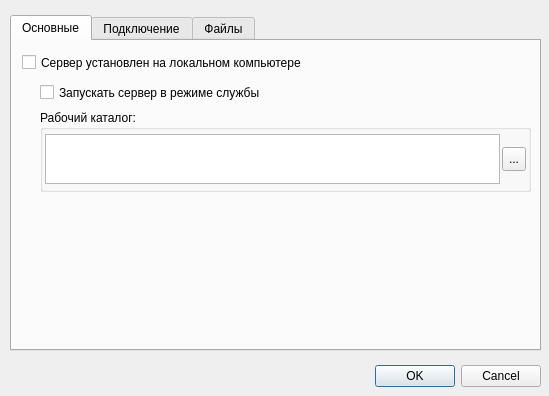
<?xml version="1.0" encoding="UTF-8"?>
<ui version="4.0">
 <class>OptionsDialog</class>
 <widget class="QDialog" name="OptionsDialog">
  <property name="geometry">
   <rect>
    <x>0</x>
    <y>0</y>
    <width>549</width>
    <height>396</height>
   </rect>
  </property>
  <property name="windowTitle">
   <string>Параметры</string>
  </property>
  <widget class="QDialogButtonBox" name="buttonBox">
   <property name="geometry">
    <rect>
     <x>10</x>
     <y>360</y>
     <width>531</width>
     <height>32</height>
    </rect>
   </property>
   <property name="orientation">
    <enum>Qt::Horizontal</enum>
   </property>
   <property name="standardButtons">
    <set>QDialogButtonBox::Cancel|QDialogButtonBox::Ok</set>
   </property>
  </widget>
  <widget class="QTabWidget" name="tabWidget">
   <property name="geometry">
    <rect>
     <x>10</x>
     <y>15</y>
     <width>531</width>
     <height>336</height>
    </rect>
   </property>
   <property name="currentIndex">
    <number>0</number>
   </property>
   <widget class="QWidget" name="tab">
    <attribute name="title">
     <string>Основные</string>
    </attribute>
    <widget class="QCheckBox" name="chkSrvLocalInstall">
     <property name="geometry">
      <rect>
       <x>10</x>
       <y>10</y>
       <width>357</width>
       <height>23</height>
      </rect>
     </property>
     <property name="text">
      <string>Сервер установлен на локальном компьютере</string>
     </property>
    </widget>
    <widget class="QGroupBox" name="groupBox">
     <property name="geometry">
      <rect>
       <x>28</x>
       <y>69</y>
       <width>491</width>
       <height>82</height>
      </rect>
     </property>
     <property name="title">
      <string>Рабочий каталог:</string>
     </property>
     <layout class="QGridLayout" name="gridLayout_2">
      <property name="leftMargin">
       <number>2</number>
      </property>
      <property name="topMargin">
       <number>2</number>
      </property>
      <property name="rightMargin">
       <number>2</number>
      </property>
      <property name="bottomMargin">
       <number>2</number>
      </property>
      <property name="spacing">
       <number>2</number>
      </property>
      <item row="0" column="0">
       <layout class="QGridLayout" name="gridLayout_3">
        <item row="0" column="2">
         <widget class="QToolButton" name="btnSelectFolder">
          <property name="maximumSize">
           <size>
            <width>24</width>
            <height>24</height>
           </size>
          </property>
          <property name="text">
           <string>...</string>
          </property>
         </widget>
        </item>
        <item row="0" column="1">
         <widget class="QTextEdit" name="txtWorkingDirectory">
          <property name="maximumSize">
           <size>
            <width>16777215</width>
            <height>50</height>
           </size>
          </property>
         </widget>
        </item>
       </layout>
      </item>
     </layout>
    </widget>
    <widget class="QLabel" name="label">
     <property name="geometry">
      <rect>
       <x>11</x>
       <y>40</y>
       <width>16</width>
       <height>17</height>
      </rect>
     </property>
     <property name="minimumSize">
      <size>
       <width>0</width>
       <height>0</height>
      </size>
     </property>
     <property name="maximumSize">
      <size>
       <width>32</width>
       <height>16777215</height>
      </size>
     </property>
     <property name="text">
      <string/>
     </property>
    </widget>
    <widget class="QCheckBox" name="chkRunAsService">
     <property name="geometry">
      <rect>
       <x>28</x>
       <y>40</y>
       <width>279</width>
       <height>23</height>
      </rect>
     </property>
     <property name="text">
      <string>Запускать сервер в режиме службы</string>
     </property>
    </widget>
   </widget>
   <widget class="QWidget" name="tab_2">
    <attribute name="title">
     <string>Подключение</string>
    </attribute>
    <widget class="QGroupBox" name="groupBox_2">
     <property name="geometry">
      <rect>
       <x>5</x>
       <y>0</y>
       <width>516</width>
       <height>134</height>
      </rect>
     </property>
     <property name="title">
      <string>Сервер</string>
     </property>
     <layout class="QGridLayout" name="gridLayout_4">
      <item row="0" column="0">
       <layout class="QGridLayout" name="gridLayout_5" columnstretch="0,0">
        <item row="2" column="0">
         <widget class="QLabel" name="label_2">
          <property name="text">
           <string>Порт:</string>
          </property>
         </widget>
        </item>
        <item row="2" column="1">
         <widget class="QDoubleSpinBox" name="ServerPort">
          <property name="maximumSize">
           <size>
            <width>63</width>
            <height>16777215</height>
           </size>
          </property>
          <property name="decimals">
           <number>0</number>
          </property>
          <property name="maximum">
           <double>10000.000000000000000</double>
          </property>
          <property name="value">
           <double>8080.000000000000000</double>
          </property>
         </widget>
        </item>
        <item row="0" column="0">
         <widget class="QLabel" name="label_6">
          <property name="text">
           <string>Имя:</string>
          </property>
         </widget>
        </item>
        <item row="0" column="1">
         <widget class="QLineEdit" name="ServerName">
          <property name="minimumSize">
           <size>
            <width>256</width>
            <height>0</height>
           </size>
          </property>
         </widget>
        </item>
        <item row="1" column="0">
         <widget class="QLabel" name="label_3">
          <property name="text">
           <string>Хост:</string>
          </property>
         </widget>
        </item>
        <item row="1" column="1">
         <widget class="QLineEdit" name="ServerHost">
          <property name="minimumSize">
           <size>
            <width>256</width>
            <height>0</height>
           </size>
          </property>
         </widget>
        </item>
       </layout>
      </item>
     </layout>
    </widget>
    <widget class="QGroupBox" name="groupBox_3">
     <property name="geometry">
      <rect>
       <x>5</x>
       <y>135</y>
       <width>516</width>
       <height>131</height>
      </rect>
     </property>
     <property name="title">
      <string>Пользователь</string>
     </property>
     <property name="checkable">
      <bool>false</bool>
     </property>
     <property name="checked">
      <bool>false</bool>
     </property>
     <layout class="QGridLayout" name="gridLayout_6">
      <item row="0" column="0">
       <layout class="QGridLayout" name="gridLayout">
        <item row="1" column="1">
         <widget class="QLineEdit" name="Password">
          <property name="enabled">
           <bool>false</bool>
          </property>
          <property name="minimumSize">
           <size>
            <width>256</width>
            <height>0</height>
           </size>
          </property>
          <property name="echoMode">
           <enum>QLineEdit::Password</enum>
          </property>
         </widget>
        </item>
        <item row="1" column="3">
         <widget class="QToolButton" name="editPwd">
          <property name="enabled">
           <bool>true</bool>
          </property>
          <property name="maximumSize">
           <size>
            <width>24</width>
            <height>24</height>
           </size>
          </property>
          <property name="text">
           <string>...</string>
          </property>
          <property name="icon">
           <iconset resource="../resources.qrc">
            <normaloff>:/images/img/edit.png</normaloff>:/images/img/edit.png</iconset>
          </property>
          <property name="checkable">
           <bool>true</bool>
          </property>
         </widget>
        </item>
        <item row="1" column="0">
         <widget class="QLabel" name="label_5">
          <property name="enabled">
           <bool>true</bool>
          </property>
          <property name="minimumSize">
           <size>
            <width>123</width>
            <height>0</height>
           </size>
          </property>
          <property name="text">
           <string>Пароль:</string>
          </property>
         </widget>
        </item>
        <item row="0" column="1">
         <widget class="QLineEdit" name="RootUser">
          <property name="enabled">
           <bool>true</bool>
          </property>
          <property name="minimumSize">
           <size>
            <width>256</width>
            <height>0</height>
           </size>
          </property>
         </widget>
        </item>
        <item row="2" column="1">
         <widget class="QCheckBox" name="chkSavePwd">
          <property name="text">
           <string>Запомнить</string>
          </property>
         </widget>
        </item>
        <item row="0" column="0">
         <widget class="QLabel" name="label_4">
          <property name="enabled">
           <bool>true</bool>
          </property>
          <property name="text">
           <string>Имя:</string>
          </property>
         </widget>
        </item>
        <item row="1" column="2">
         <widget class="QToolButton" name="btnViewPwd">
          <property name="enabled">
           <bool>false</bool>
          </property>
          <property name="text">
           <string>...</string>
          </property>
          <property name="icon">
           <iconset resource="../resources.qrc">
            <normaloff>:/images/img/viewPwd1.svg</normaloff>:/images/img/viewPwd1.svg</iconset>
          </property>
          <property name="checkable">
           <bool>true</bool>
          </property>
         </widget>
        </item>
       </layout>
      </item>
     </layout>
    </widget>
    <widget class="QCheckBox" name="chkAutoConnect">
     <property name="geometry">
      <rect>
       <x>5</x>
       <y>270</y>
       <width>516</width>
       <height>23</height>
      </rect>
     </property>
     <property name="text">
      <string>Автоматиески подключатся</string>
     </property>
    </widget>
   </widget>
   <widget class="QWidget" name="tab_3">
    <attribute name="title">
     <string>Файлы</string>
    </attribute>
    <widget class="QWidget" name="verticalLayoutWidget_3">
     <property name="geometry">
      <rect>
       <x>5</x>
       <y>10</y>
       <width>516</width>
       <height>244</height>
      </rect>
     </property>
     <layout class="QVBoxLayout" name="verticalLayout_3">
      <item>
       <layout class="QVBoxLayout" name="verticalLayout">
        <item>
         <widget class="QRadioButton" name="radioUseWebDav">
          <property name="text">
           <string>Использовать WebDav подключение</string>
          </property>
          <property name="checked">
           <bool>true</bool>
          </property>
         </widget>
        </item>
        <item>
         <layout class="QHBoxLayout" name="horizontalLayout">
          <item>
           <widget class="QLabel" name="label_7">
            <property name="minimumSize">
             <size>
              <width>16</width>
              <height>0</height>
             </size>
            </property>
            <property name="maximumSize">
             <size>
              <width>16</width>
              <height>16777215</height>
             </size>
            </property>
            <property name="text">
             <string/>
            </property>
           </widget>
          </item>
          <item>
           <layout class="QGridLayout" name="gridLayout_8">
            <item row="2" column="0">
             <widget class="QLabel" name="label_12">
              <property name="text">
               <string>Пароль:</string>
              </property>
             </widget>
            </item>
            <item row="1" column="1">
             <widget class="QLineEdit" name="lineEdtWebDAvUser"/>
            </item>
            <item row="1" column="0">
             <widget class="QLabel" name="label_11">
              <property name="text">
               <string>Пользователь:</string>
              </property>
             </widget>
            </item>
            <item row="2" column="2">
             <widget class="QPushButton" name="btnViewDavPwd">
              <property name="maximumSize">
               <size>
                <width>24</width>
                <height>24</height>
               </size>
              </property>
              <property name="text">
               <string/>
              </property>
              <property name="icon">
               <iconset resource="../resources.qrc">
                <normaloff>:/images/img/viewPwd1.svg</normaloff>:/images/img/viewPwd1.svg</iconset>
              </property>
              <property name="checkable">
               <bool>true</bool>
              </property>
             </widget>
            </item>
            <item row="0" column="2">
             <widget class="QCheckBox" name="chSSL">
              <property name="text">
               <string>SSL</string>
              </property>
             </widget>
            </item>
            <item row="0" column="0">
             <widget class="QLabel" name="label_10">
              <property name="text">
               <string>Адрес облака:</string>
              </property>
             </widget>
            </item>
            <item row="0" column="1">
             <widget class="QLineEdit" name="lineAddressWebDav"/>
            </item>
            <item row="2" column="1">
             <widget class="QLineEdit" name="lineEdtWebDavPassword">
              <property name="enabled">
               <bool>true</bool>
              </property>
              <property name="echoMode">
               <enum>QLineEdit::Password</enum>
              </property>
             </widget>
            </item>
            <item row="3" column="1">
             <widget class="QPushButton" name="btnVerifyWebDav">
              <property name="text">
               <string>Проверить доступность</string>
              </property>
             </widget>
            </item>
           </layout>
          </item>
         </layout>
        </item>
        <item>
         <layout class="QVBoxLayout" name="verticalLayout_2">
          <item>
           <widget class="QRadioButton" name="radioUseLocalFolder">
            <property name="text">
             <string>Использовать локальный каталог</string>
            </property>
           </widget>
          </item>
          <item>
           <layout class="QGridLayout" name="gridLayout_9">
            <item row="0" column="2">
             <widget class="QTextEdit" name="txtLocalFilesFolder">
              <property name="maximumSize">
               <size>
                <width>167772</width>
                <height>50</height>
               </size>
              </property>
             </widget>
            </item>
            <item row="0" column="1">
             <widget class="QLabel" name="label_13">
              <property name="text">
               <string>Каталог:</string>
              </property>
             </widget>
            </item>
            <item row="0" column="3">
             <widget class="QPushButton" name="btnSelectLocalFolder">
              <property name="maximumSize">
               <size>
                <width>24</width>
                <height>24</height>
               </size>
              </property>
              <property name="text">
               <string>...</string>
              </property>
             </widget>
            </item>
            <item row="0" column="0">
             <widget class="QLabel" name="label_8">
              <property name="minimumSize">
               <size>
                <width>16</width>
                <height>0</height>
               </size>
              </property>
              <property name="maximumSize">
               <size>
                <width>16</width>
                <height>16777215</height>
               </size>
              </property>
              <property name="text">
               <string/>
              </property>
             </widget>
            </item>
           </layout>
          </item>
         </layout>
        </item>
       </layout>
      </item>
     </layout>
    </widget>
   </widget>
  </widget>
 </widget>
 <resources>
  <include location="../resources.qrc"/>
 </resources>
 <connections>
  <connection>
   <sender>buttonBox</sender>
   <signal>accepted()</signal>
   <receiver>OptionsDialog</receiver>
   <slot>accept()</slot>
   <hints>
    <hint type="sourcelabel">
     <x>248</x>
     <y>254</y>
    </hint>
    <hint type="destinationlabel">
     <x>157</x>
     <y>274</y>
    </hint>
   </hints>
  </connection>
  <connection>
   <sender>buttonBox</sender>
   <signal>rejected()</signal>
   <receiver>OptionsDialog</receiver>
   <slot>reject()</slot>
   <hints>
    <hint type="sourcelabel">
     <x>316</x>
     <y>260</y>
    </hint>
    <hint type="destinationlabel">
     <x>286</x>
     <y>274</y>
    </hint>
   </hints>
  </connection>
 </connections>
</ui>
